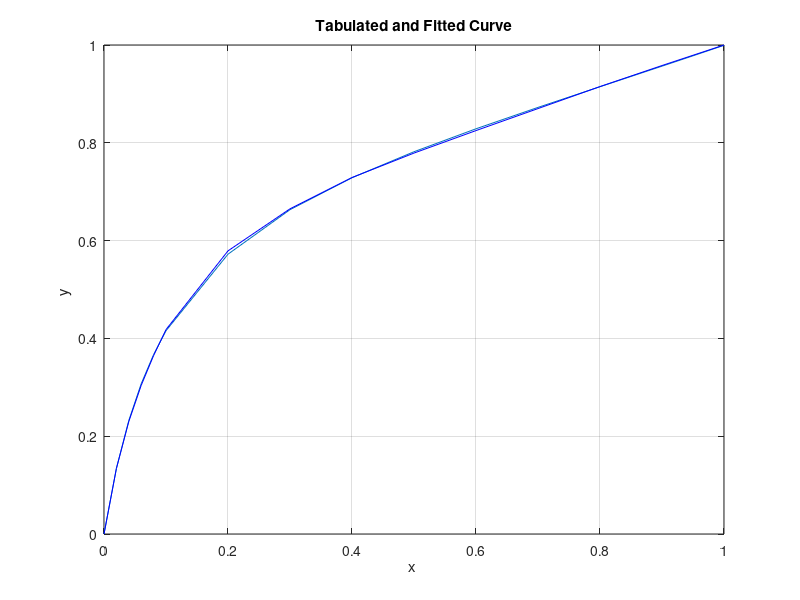

The MATLAB source for this figure: (Note: this script raises an error after producing the figure.)
clear all
clc

F = 500;
Side_stream = 50;
z_F = 0.45;
x_S = 0.70;
x_D = 0.97;
x_W = 0.02;
q = 0.8;

x = [0 0.02 0.04 0.06 0.08 0.10 0.20 0.30 0.40 0.50 0.60 0.70 0.80 0.90 0.95 1.0];
y = [0 0.134 0.23 0.304 0.365 0.418 0.579 0.665 0.729 0.779 0.825 0.87 0.915 0.958 0.979 1]; 

F_fit = @(x_fit, x_data) (x_fit(1) * x_data) ./ (1 + (x_fit(2) * x_data) + (x_fit(3) * x_data.^2));
x_fit0 = [7 6 5];
[x_fit, resnorm] = lsqcurvefit(F_fit, x_fit0, x, y);

beta = nlinfit(x, y, F_fit, x_fit0);

figure(1)
plot(x, beta(1) * x ./ (1 + beta(2) * x + beta(3) * x.^2))
hold on
plot(x, y, 'b')
title("Tabulated and Fitted Curve")
xlabel("x ")
ylabel("y ")
grid on

% Calculate the distillate and bottoms streams
equations = @(X) [F - Side_stream - X(1) - X(2); 
                  F * z_F - Side_stream * x_S - X(1) * x_W - X(2) * x_D];

initial_guess = [1; 1];
options = optimoptions('fsolve', 'Display', 'off');
solution = fsolve(equations, initial_guess, options);

W = solution(1);
D = solution(2);

fprintf('Solution:\n');
fprintf('W = %f\n', W);
fprintf('D = %f\n', D);

% Plotting the operating lines and curves
figure(2)
plot(x, beta(1) * x ./ (1 + beta(2) * x + beta(3) * x.^2),'b')
hold on
plot(z_F, z_F, 'o')
hold on
plot(x_W, x_W, 'o')
hold on
plot(x_S, x_S, 'o')
hold on
plot(x_D, x_D, 'o')
hold on
plot(x, x)
hold on
X = linspace(0.37, 0.45);
plot(X, (q / (q - 1)) * X - z_F / (q - 1),'r')
hold on

% Calculate minimum reflux ratio
line([x_S, x_S], [x_S, 0.9], 'color', 'y');
hold on

x1_point = 0.7;
x2_point = x_D;
y1_point = beta(1) * x1_point ./ (1 + beta(2) * x1_point + beta(3) * x1_point .^2);
y2_point = x_D;

slope = (y2_point - y1_point) / (x2_point - x1_point);

plot(x, slope * (x - x_D) + y2_point, 'g')
hold on

% Calculate actual reflux ratio
min_reflux_ratio = slope / (1 - slope);
actual_reflux = 2.5 * min_reflux_ratio;
fprintf("Actual reflux ratio = %f\n", actual_reflux)

% Plot operating lines and curves for the distillation column
X_section1 = linspace(0.7, 1);
plot(X_section1, ((actual_reflux) / (actual_reflux + 1)) * X_section1 + x_D / (actual_reflux + 1),'green')
hold on

% Calculate operating conditions for section 1 and section 2
L1 = D * actual_reflux;
V1 = L1 + D;
slope1 = L1 / V1;

x_intersection_12 = 0.7;
y_intersection_12 = ((actual_reflux) / (actual_reflux + 1)) * x_intersection_12 + x_D / (actual_reflux + 1);

L2 = L1 - Side_stream;
V2 = V1;

slope2 = L2 / V2;
X_section2 = linspace(0.4, 0.7);
plot(X_section2, slope2 * (X_section2 - x_intersection_12) + y_intersection_12,'black')
hold on

% Calculate operating conditions for section 3
L3 = L2 + F * q;
V3 = V2 - F * (1 - q);

slope3 = L3 / V3;

fun = @(l) [ l(2) - slope2 * (l(1) - x_intersection_12) - y_intersection_12;
             l(2) - (q / (q - 1)) * l(1) + z_F / (q - 1)];
initial_guess1 = [1, 1];
sol = fsolve(fun, initial_guess1);

x_intersection_23 = sol(1);
y_intersection_23 = sol(2);

X_section3 = linspace(x_W, x_intersection_23);
plot(X_section3, slope3 * (X_section3 - x_intersection_23) + y_intersection_23,'black')
hold on
title("Plot of Trays")
xlabel("x ")
ylabel("y ")

% Calculate the number of ideal stages in the distillation column
X_1 = 0.97;
Y_1 = 0.97;
nt = -1;

while X_1 >= x_intersection_12
    X_old = X_1;
    Y_old = Y_1;
    Y_1 = y_intersection_12 + (X_1 - x_intersection_12) * slope1;
    X_1 = fsolve(@(X) Y_1 - beta(1) * X / (1 + beta(2) * X + beta(3) * X.^2), 0);
   
    nt = nt + 1;
    line([X_old, X_old], [Y_old, Y_1]);
    line([X_old, X_1], [Y_1, Y_1]);
end

while X_1 >= x_intersection_23
    X_old = X_1;
    Y_old = Y_1;
    Y_1 = y_intersection_23 + (X_1 - x_intersection_23) * slope2;
    X_1 = fsolve(@(X) Y_1 - beta(1) * X / (1 + beta(2) * X + beta(3) * X.^2), 0);
   
    nt = nt + 1;
    line([X_old, X_old], [Y_old, Y_1]);
    line([X_old, X_1], [Y_1, Y_1]);
end

while X_1 >= x_W
    X_old = X_1;
    Y_old = Y_1;
    Y_1 = y_intersection_23 + (X_1 - x_intersection_23) * slope3;
    X_1 = fsolve(@(X) Y_1 - beta(1) * X / (1 + beta(2) * X + beta(3) * X.^2), 0);
   
    nt = nt + 1;
    line([X_old, X_old], [Y_old, Y_1]);
    line([X_old, X_1], [Y_1, Y_1]);
end

nt = nt + (X_old - x_W) / (X_old - X_1);
line([X_1 X_1] , [Y_1 , X_1]);
clc
fprintf("Ideal stage calculated: %f\n", nt);
fprintf("Ideal stage rounded off: %.1f\n", 10);
fprintf("Feed stream is %.1f th from the top.\n", 7);
fprintf("Side stream is %.1f th from the top.\n", 4);
